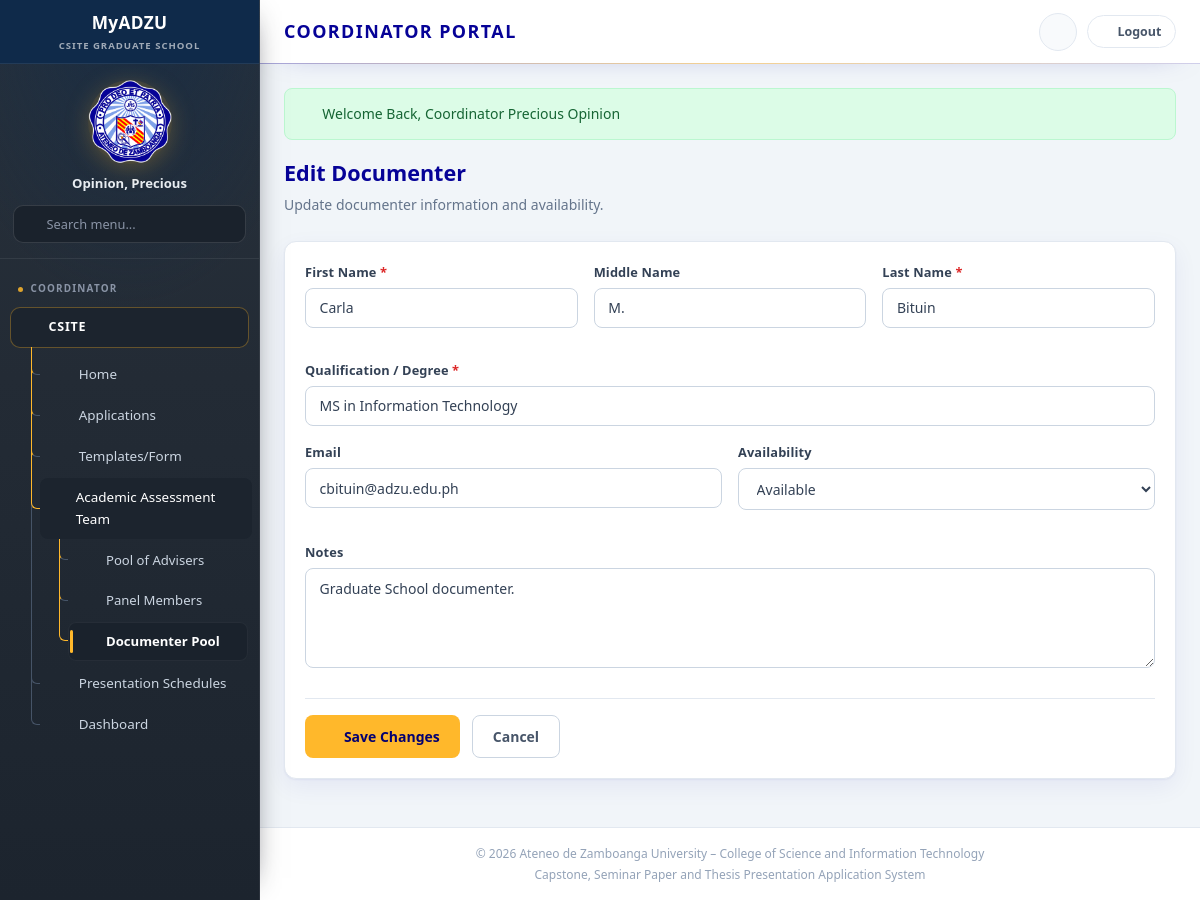
Page /coordinator/documenter/edit.php?id=3 (signed in) on the committed database.
### tables this page shows
CREATE TABLE `documenter_pool` (
  `documenter_id` int(11) NOT NULL,
  `first_name` varchar(100) NOT NULL,
  `middle_name` varchar(100) DEFAULT NULL,
  `last_name` varchar(100) NOT NULL,
  `qualification` varchar(255) DEFAULT NULL,
  `email` varchar(255) DEFAULT NULL,
  `availability` enum('available','unavailable') NOT NULL DEFAULT 'available',
  `notes` text DEFAULT NULL,
  `created_at` timestamp NOT NULL DEFAULT current_timestamp(),
  `updated_at` timestamp NOT NULL DEFAULT current_timestamp() ON UPDATE current_timestamp()
);

### includes/config/modules/10-ui-and-urls.php (called while the page is built, shortened)
<?php
function url(string $path): string {
    return BASE_URL . '/' . ltrim($path, '/');
}

### coordinator/documenter/edit.php (the view, shortened to what this page needs)
<?php
$documenter = null;
try {
    $pdo = DB::getConnection();
    $stmt = $pdo->prepare('SELECT * FROM documenter_pool WHERE documenter_id = :id LIMIT 1');
    $stmt->execute(['id' => (int) ($_GET['id'] ?? 0)]);
    $documenter = $stmt->fetch() ?: null;
} catch (Throwable $e) {
    error_log('[documenter pool] ' . $e->getMessage());
    $error = 'The documenter record could not be loaded.';
}
require_once __DIR__ . '/../../includes/layout/header.php';
?>
<div class="page-header">
    <h2>Edit Documenter</h2>
    <p>Update documenter information and availability.</p>
</div>
<?php if (!$documenter): ?>
<div class="alert alert-warning">Documenter not found.</div>
<a class="btn btn-outline" href="<?= url('coordinator/documenter/documenter.php') ?>">Back to Documenter Pool</a>
<?php else: ?>
<form class="card" method="post" action="<?= url('coordinator/documenter/edit.php?id=' . (int) $documenter['documenter_id']) ?>" data-validate>
    <div class="card-body">
        <div class="form-row">
            <div class="form-field">
                <label>First Name <span class="required">*</span></label>
                <input type="text" name="first_name" required value="<?= htmlspecialchars($documenter['first_name']) ?>">
            </div>
            <div class="form-field">
                <label>Middle Name</label>
                <input type="text" name="middle_name" value="<?= htmlspecialchars($documenter['middle_name'] ?? '') ?>">
            </div>
            <div class="form-field">
                <label>Last Name <span class="required">*</span></label>
                <input type="text" name="last_name" required value="<?= htmlspecialchars($documenter['last_name']) ?>">
            </div>
        </div>
        <div class="form-field">
            <label>Qualification / Degree <span class="required">*</span></label>
            <input type="text" name="qualification" required value="<?= htmlspecialchars($documenter['qualification']) ?>">
        </div>
        <div class="form-row">
            <div class="form-field">
                <label>Email</label>
                <input type="email" name="email" value="<?= htmlspecialchars($documenter['email'] ?? '') ?>">
            </div>
            <div class="form-field">
                <label>Availability</label>
                <select name="availability">
                    <option value="available" <?= $documenter['availability'] === 'available' ? 'selected' : '' ?>>Available</option>
                </select>
            </div>
        </div>
        <div class="form-field">
            <label>Notes</label>
            <textarea name="notes"><?= htmlspecialchars($documenter['notes'] ?? '') ?></textarea>
        </div>
        <div class="form-actions">
            <button type="submit" class="btn btn-primary"><i class="fas fa-save"></i> Save Changes</button>
            <a href="<?= url('coordinator/documenter/documenter.php') ?>" class="btn btn-outline">Cancel</a>
        </div>
    </div>
</form>
<?php endif; ?>
<?php require_once __DIR__ . '/../../includes/layout/footer.php'; ?>

### assets/css/shared/00-base.css (style rules this page uses)
:root { --adzu-navy: #060297; --adzu-navy-light: #2018c0; --adzu-navy-dark: #040170; --adzu-gold: #FFB82B; --adzu-gold-hover: #e5a526; --adzu-blue: #4285F4; --white: #ffffff; --gray-50: #f8fafc; --gray-100: #f1f5f9; --gray-200: #e2e8f0; --gray-300: #cbd5e1; --gray-400: #94a3b8; --gray-500: #64748b; --gray-600: #475569; --gray-700: #334155; --gray-800: #1e293b; --success: #16a34a; --success-bg: #dcfce7; --warning: #ca8a04; --warning-bg: #fef9c3; --danger: #dc2626; --danger-bg: #fee2e2; --info: #2563eb; --info-bg: #dbeafe; --purple: #7c3aed; --purple-bg: #ede9fe; --sidebar-width: 260px; --topbar-height: 64px; --radius: 8px; --radius-lg: 12px; --shadow: 0 1px 3px rgba(6, 2, 151, 0.08); --shadow-md: 0 4px 12px rgba(6, 2, 151, 0.1); --transition: 0.2s ease; --font: 'Source Sans 3', 'Segoe UI', sans-serif; --font-heading: 'Montserrat', 'Segoe UI', sans-serif; }
*, *::before, *::after { box-sizing: border-box; margin: 0; padding: 0; }
html { scroll-behavior: smooth; }
body { font-family: var(--font); font-size: 15px; line-height: 1.6; color: var(--gray-700); background: var(--gray-100); min-height: 100vh; }
h1, h2, h3, h4, h5, h6, .topbar-title h1, .section-title, .page-header h2, .card-header h3 { font-family: var(--font-heading); }
a { color: var(--adzu-navy); text-decoration: none; transition: color var(--transition); }
.btn { display: inline-flex; align-items: center; justify-content: center; gap: 0.5rem; padding: 0.65rem 1.25rem; font-size: 0.875rem; font-weight: 600; font-family: var(--font); border: none; border-radius: var(--radius); cursor: pointer; transition: all var(--transition); text-decoration: none; line-height: 1.4; }
.btn-primary { background: var(--adzu-gold); color: var(--adzu-navy-dark); }
.btn-outline { background: transparent; border: 1px solid var(--gray-300); color: var(--gray-600); }
.form-row { display: grid; grid-template-columns: repeat(auto-fit, minmax(240px, 1fr)); gap: 1rem; margin-bottom: 1rem; }
.form-field { margin-bottom: 1rem; }
.form-field label { display: block; font-size: 0.8rem; font-weight: 600; color: var(--gray-600); margin-bottom: 0.35rem; }
.form-field label .required { color: var(--danger); }
.form-field input, .form-field select, .form-field textarea { width: 100%; padding: 0.6rem 0.85rem; border: 1px solid var(--gray-300); border-radius: var(--radius); font-size: 0.875rem; font-family: var(--font); color: var(--gray-700); background: var(--white); transition: border-color var(--transition); }
.form-field textarea { min-height: 100px; resize: vertical; }
.form-actions { display: flex; gap: 0.75rem; flex-wrap: wrap; margin-top: 1.5rem; padding-top: 1rem; border-top: 1px solid var(--gray-200); }

### assets/css/applications/10-student-application.css (style rules this page uses)
.page-header { margin-bottom: 1.5rem; }
.page-header h2 { font-size: 1.35rem; font-weight: 700; color: var(--adzu-navy); margin-bottom: 0.25rem; }
.page-header p { font-size: 0.875rem; color: var(--gray-500); }
.card { background: var(--white); border: 1px solid var(--gray-200); border-radius: var(--radius-lg); box-shadow: var(--shadow); margin-bottom: 1.5rem; }
.card-body { padding: 1.25rem; }

### assets/css/student/95-portal-pages.css (style rules this page uses)
.card { border-color: var(--gray-200); box-shadow: 0 1px 2px rgba(6, 2, 151, 0.05), 0 8px 24px rgba(6, 2, 151, 0.06); transition: box-shadow var(--transition), transform var(--transition); }
.form-field label { color: var(--gray-700); letter-spacing: 0.01em; }
.btn { transition: background var(--transition), color var(--transition), border-color var(--transition), box-shadow var(--transition), transform var(--transition); }

### rows in the picture
documenter_pool: first_name "Carla", middle_name "M.", last_name "Bituin", qualification "MS in Information Technology", email "cbituin@adzu.edu.ph", availability "Available", notes "Graduate School documenter."

### other values in the picture
$userName "Opinion, Precious"
$item['label'] "Home"
$item['label'] "Applications"
$item['label'] "Templates/Form"
$item['label'] "Academic Assessment Team"
$sub['label'] "Pool of Advisers"
$sub['label'] "Panel Members"
$sub['label'] "Documenter Pool"
$item['label'] "Presentation Schedules"
$item['label'] "Dashboard"
$flash['message'] "Welcome Back, Coordinator Precious Opinion"
SITE_TAGLINE "Capstone, Seminar Paper and Thesis Presentation Application System"
